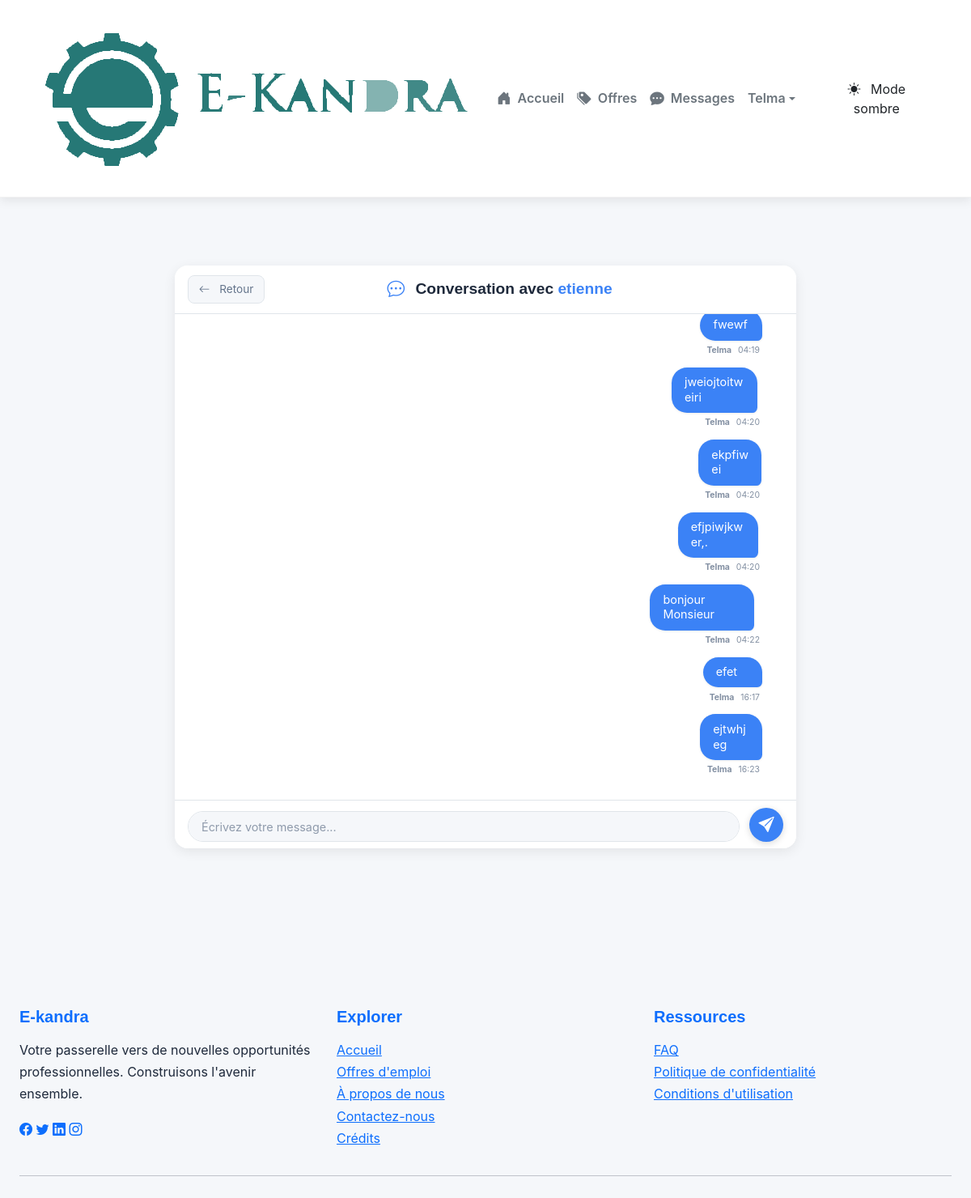
Screenshot of /messages/25/ (signed in) with the database file from the repository.
### Ekandra/models.py (models this page shows, shortened)
class Message(models.Model):
    expediteur = models.ForeignKey(User, on_delete=models.CASCADE, related_name='messages_envoyes')
    destinataire = models.ForeignKey(User, on_delete=models.CASCADE, related_name='messages_recus')
    contenu = models.TextField()
    date_envoi = models.DateTimeField(auto_now_add=True)
    lu = models.BooleanField(default=False)

### Ekandra/views.py (the view)
# urls.py: path('messages/<int:user_id>/', views.message_conversation, name='message_conversation'),
@login_required
def message_conversation(request, user_id):
    destinataire = get_object_or_404(User, id=user_id)
    conversation_messages = Message.objects.filter(
        Q(expediteur=request.user, destinataire=destinataire) |
        Q(expediteur=destinataire, destinataire=request.user)
    ).order_by('date_envoi')
    conversation_messages.filter(destinataire=request.user, lu=False).update(lu=True)
    users_to_message = User.objects.exclude(id=request.user.id).order_by('username')
    context = get_base_context(request)
    get_base_context(request)
    context.update({
        'destinataire': destinataire,
        'messages': conversation_messages,
        'form': MessageForm(),
        'users_to_message': users_to_message,
    })
    return render(request, 'Ekandra/message_conversation.html', context)

### Ekandra/forms.py
class MessageForm(forms.Form):
    class Meta:
        model: Message
        fields = [ 'contenu']
        widgets = {
            'contenu': forms.Textarea(attrs={
                'rows': 5, # Nombre de lignes visibles par défaut
                'placeholder': 'Écrivez votre message ici...',
                'class': 'form-control chat-message-input' # Ajoutez vos classes CSS ici
                 }),
            }

### Ekandra/views.py (called while the page is built)
def get_base_context(request):
    context = {}
    if request.user.is_authenticated:
        try:
            from .models import Message
            context['unread_messages'] = Message.objects.filter(destinataire=request.user, lu=False).count()
        except ImportError:
            context['unread_messages'] = 0
            pass
    return context

### Ekandra/templates/Ekandra/message_conversation.html (shortened to what this page needs)
{% extends 'Ekandra/base.html' %}
{% load bootstrap5 %}
{% load static %}
{% block content %}
<div class="chat-wrapper chat-container-scope">
    <div class="chat-header">
        <a href="#" class="btn btn-sm btn-light chat-back-btn">
            <i class="bi bi-arrow-left me-2"></i> Retour
        </a>
        <h1 class="chat-title">
            <i class="bi bi-chat-dots me-2"></i> Conversation avec
            <span class="destinataire-username">{{ destinataire.username }}</span>
        </h1>
    </div>
    <div id="chat-log" class="chat-log-area">
        {% for message in messages %}
            <div class="d-flex {% if message.expediteur == request.user %}justify-content-end{% else %}justify-content-start{% endif %}">
                <div class="message-item {% if message.expediteur == request.user %}message-sent{% else %}message-received{% endif %}">
                    <div class="message-bubble">{{ message.contenu }}</div>
                    <div class="message-meta">
                        <span class="message-sender">{{ message.expediteur.username }}</span>
                        <span class="message-timestamp">{{ message.date_envoi|date:"H:i" }}</span>
                    </div>
                </div>
            </div>
        {% empty %}
            <div class="no-messages-placeholder">
                <i class="bi bi-info-circle"></i>
                <p>Aucun message pour l'instant. Soyez le premier à engager la conversation !</p>
            </div>
        {% endfor %}
    </div>
    <form id="chat-form" class="chat-input-form">
        <textarea
            id="chat-message-input"
            class="chat-textarea"
            placeholder="Écrivez votre message..."
            rows="1"
            oninput="autoExpandTextarea(this)"
            maxlength="500"
            aria-label="Champ de saisie du message"
        ></textarea>
        <button type="submit" class="chat-send-btn" aria-label="Envoyer le message">
            <i class="bi bi-send-fill"></i>
        </button>
    </form>
</div>
{% endblock %}
{% block extra_css %}
    <link rel="stylesheet" href="{% static 'Ekandra/css/chat_style.css' %}">
{% endblock %}

### Ekandra/templates/Ekandra/base.html (shortened to what this page needs)
{% load static %}
{% load bootstrap5 %}
<!DOCTYPE html>
<html lang="fr">
<head>
    <link rel="stylesheet" href="{% static 'Ekandra/css/style.css' %}">
    <link href="https://cdn.jsdelivr.net/npm/bootstrap@5.3.0/dist/css/bootstrap.min.css" rel="stylesheet">
    <link href="https://cdn.jsdelivr.net/npm/bootstrap-icons/font/bootstrap-icons.css" rel="stylesheet">
    <link rel="stylesheet" href="https://cdnjs.cloudflare.com/ajax/libs/animate.css/4.1.1/animate.min.css"/>
    <link rel="stylesheet" href="{% static 'Ekandra/css/style.css' %}">
    {% block extra_css %}{% endblock %}
</head>
<body class="light-mode d-flex flex-column min-vh-100"
{% block body_class %}{% endblock %}>
    <header class="main-header sticky-top">
        <nav class="navbar navbar-expand-lg">
            <div class="container-fluid app-container">
                <a class="navbar-brand brand-logo" href="{% url 'home' %}">
                    <img src="{% static 'Ekandra/image/Ekandra.svg' %}" alt="E-kandra Logo" class="logo">
                </a>
                <div class="collapse navbar-collapse" id="navbarNav">
                    <ul class="navbar-nav ms-auto mb-2 mb-lg-0 align-items-center">
                        <li class="nav-item">
                            <a class="nav-link nav-link-custom {% if request.resolver_match.url_name == 'home' %}active{% endif %}" aria-current="page" href="{% url 'home' %}">
                                <i class="bi bi-house-door-fill me-2"></i> Accueil
                            </a>
                        </li>
                        <li class="nav-item">
                            <a class="nav-link nav-link-custom {% if request.resolver_match.url_name == 'offres' %}active{% endif %}" href="{% url 'offres' %}">
                                <i class="bi bi-tags-fill me-2"></i> Offres
                            </a>
                        </li>
                        {% if user.is_authenticated %}
                            <li class="nav-item">
                                <a class="nav-link nav-link-custom {% if request.resolver_match.url_name == 'messages' %}active{% endif %}" href="{% url 'messages' %}">
                                    <i class="bi bi-chat-dots-fill me-2"></i> Messages
                                </a>
                            </li>
                            <li class="nav-item dropdown">
                                <a class="nav-link dropdown-toggle nav-link-custom" href="#" id="navbarDropdownProfile" role="button" data-bs-toggle="dropdown" aria-expanded="false">
                                    {{ user.username|default:"Utilisateur" }}
                                </a>
                            </li>
                        {% endif %}
                        <li class="nav-item ms-lg-3 d-flex align-items-center">
                            <button id="theme-toggle" class="btn theme-toggle-btn">
                                <i class="bi bi-sun-fill me-2" id="sun-icon"></i>
                                <span id="theme-text">Mode clair</span>
                            </button>
                        </li>
                    </ul>
                </div>
            </div>
        </nav>
    </header>
    <main class="flex-grow-1 main-content-area">
        <div class="container app-container mt-4 mb-5">
            {% block content %}
            {% endblock %}
        </div>
    </main>
    <footer class="app-footer py-5 mt-auto">
        <div class="container app-container">
            <div class="row">
                <div class="col-md-4 mb-4 mb-md-0">
                    <h5 class="footer-heading">E-kandra</h5>
                    <p class="footer-text">Votre passerelle vers de nouvelles opportunités professionnelles. Construisons l'avenir ensemble.</p>
                    <div class="social-links">
                        <a href="#" class="social-icon"><i class="bi bi-facebook"></i></a>
                        <a href="#" class="social-icon"><i class="bi bi-twitter"></i></a>
                        <a href="#" class="social-icon"><i class="bi bi-linkedin"></i></a>
                        <a href="#" class="social-icon"><i class="bi bi-instagram"></i></a>
                    </div>
                </div>
                <div class="col-md-4 mb-4 mb-md-0">
                    <h5 class="footer-heading">Explorer</h5>
                    <ul class="list-unstyled footer-links">
                        <li><a href="{% url 'home' %}">Accueil</a></li>
                        <li><a href="{% url 'offres' %}">Offres d'emploi</a></li>
                        <li><a href= "{% url 'a_propos' %}">À propos de nous</a></li>
                        <li><a href="{% url 'contact' %}">Contactez-nous</a></li>
                        <li><a href="{% url 'credits' %}">Crédits</a></li>
                    </ul>
                </div>
                <div class="col-md-4">
                    <h5 class="footer-heading">Ressources</h5>
                    <ul class="list-unstyled footer-links">
                        <li><a href="{% url 'faq' %}">FAQ</a></li>
                        <li><a href="#">Politique de confidentialité</a></li>
                        <li><a href="#">Conditions d'utilisation</a></li>
                    </ul>
                </div>
            </div>
            <hr class="footer-divider">
        </div>
    </footer>
</body>
</html>

### Ekandra/static/Ekandra/css/style.css (style rules this page uses)
:root { --primary-color: #0d6efd; --secondary-color: #6c757d; --accent-color: #28a745; --light-bg: #f8f9fa; --text-color: #343a40; --navbar-bg: #ffffff; --card-bg: #ffffff; --border-color: #e0e0e0; --shadow-light: 0 4px 12px rgba(0, 0, 0, 0.08); --card-hover-shadow: 0 12px 24px rgba(0, 0, 0, 0.15); --alert-shadow: 0 2px 8px rgba(0, 0, 0, 0.1); }
body, .navbar, .card, .alert, .btn, .nav-link, h1, h2, h3, h4, h5, h6, p, span, strong, a { transition: background-color 0.3s ease, color 0.3s ease, border-color 0.3s ease, box-shadow 0.3s ease; }
body { font-family: 'Open Sans', sans-serif; color: var(--text-color); background-color: var(--light-bg); line-height: 1.7; }
h1, h2, h3, h4, h5, h6 { font-family: 'Montserrat', sans-serif; font-weight: 700; color: var(--primary-color); margin-bottom: 1rem; }
.navbar { background-color: var(--navbar-bg) !important; box-shadow: var(--shadow-light); padding: 1.25rem 1.75rem; border-bottom: 1px solid rgba(0, 0, 0, 0.05); }
.navbar-brand { font-weight: 700; font-size: 1.6rem; color: var(--primary-color) !important; letter-spacing: -0.5px; }
.nav-link { font-weight: 600; color: var(--secondary-color) !important; padding: 0.75rem 1.2rem; display: flex; align-items: center; }
.nav-link i { margin-right: 8px; font-size: 1.1em; }
.container { max-width: 1300px; padding: 2.5rem 1.5rem; }

### Ekandra/templates/Ekandra/message_conversation.html (style rules this page uses)
.message-item { display: flex; flex-direction: column; max-width: 75%; margin-bottom: 10px; }
.message-bubble { padding: 8px 12px; border-radius: 18px; word-wrap: break-word; white-space: pre-wrap; font-size: 0.95rem; line-height: 1.4; position: relative; }
.message-meta { font-size: 0.75rem; color: #888; margin-top: 2px; padding: 0 8px; }
.message-sender { font-weight: bold; margin-right: 5px; }
.message-sent { align-self: flex-end; margin-right: 5px; }
.message-sent .message-bubble { background-color: #007bff; color: white; border-bottom-right-radius: 4px; border-top-right-radius: 18px; border-bottom-left-radius: 18px; border-top-left-radius: 18px; }
.message-sent .message-meta { text-align: right; }

### rows the page displays
Message: contenu "fwewf", expediteur.username "Telma", date_envoi "04:19"
Message: contenu "jweiojtoitweiri", expediteur.username "Telma", date_envoi "04:20"
Message: contenu "ekpfiwei", expediteur.username "Telma", date_envoi "04:20"
Message: contenu "efjpiwjkwer,.", expediteur.username "Telma", date_envoi "04:20"
Message: contenu "bonjour Monsieur", expediteur.username "Telma", date_envoi "04:22"
Message: contenu "efet", expediteur.username "Telma", date_envoi "16:17"
Message: contenu "ejtwhjeg", expediteur.username "Telma", date_envoi "16:23"

### other values shown
{{ user.username|default:"Utilisateur" }} "Telma"
{{ destinataire.username }} "etienne"
